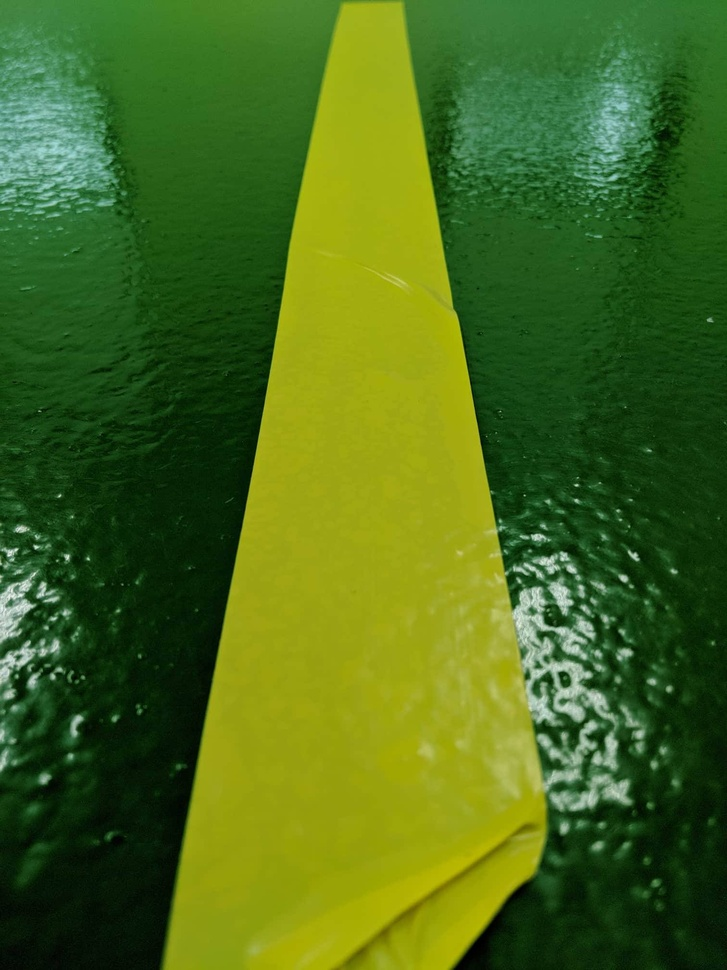
#> input picture green/2.jpg, 727 x 970 px, shrunk from 1512 x 2016 before the run
$ python Img_process.py
#> lines starting #> are read from the running program, lines starting #| are printed output that depends on the picture; after the words box and inside, x2 and y2 are one past the last pixel; in counts of white or black regions, pixels touching at a corner belong together
import cv2
import numpy as np
from matplotlib import pyplot as plt
import sys


img = cv2.imread('green/2.jpg',0)
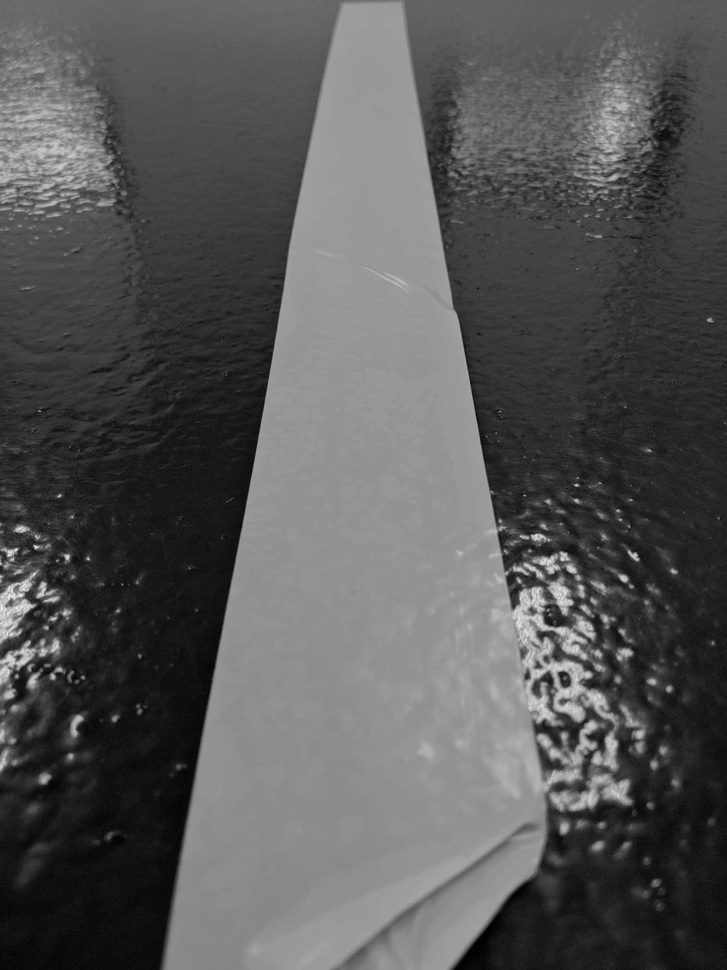
#> img: shape (970, 727); min 0, max 243, mean 86.8

#cv2.imshow('original',img)
_, th1 = cv2.threshold(img, 100, 255, cv2.THRESH_BINARY);
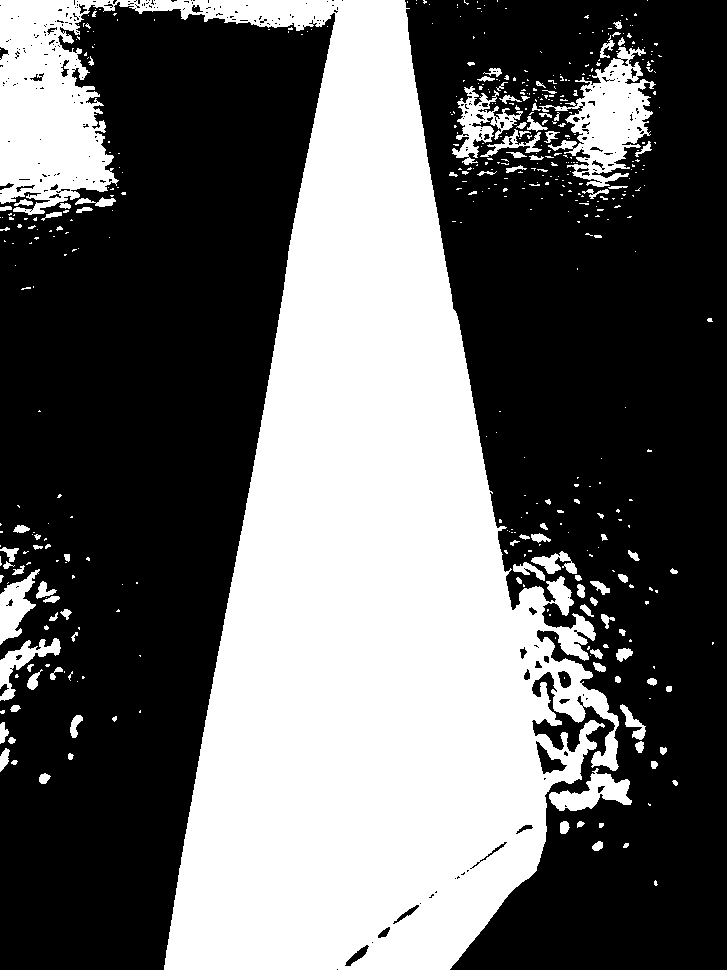
#> th1: shape (970, 727); 39.3% white; 485 white regions (379 under 20 px)

h, w = img.shape[:2]
#> h = 970; w = 727

# Determine contour of all blobs found
contours0, hierarchy = cv2.findContours( th1.copy(), cv2.RETR_TREE, cv2.CHAIN_APPROX_NONE)
#> contours0 = 808 contours, 680 with area under 20; largest, box (x1, y1, x2, y2) and area: (0, 0, 619, 970) 254628, (539, 47, 656, 187) 6623, (452, 86, 523, 165) 1742, (549, 768, 632, 811) 1557, (0, 569, 40, 645) 1361
contours = [cv2.approxPolyDP(cnt, 3, True) for cnt in contours0]
#> contours = 808 contours, 729 with area under 20; largest, box (x1, y1, x2, y2) and area: (0, 0, 619, 970) 255391, (539, 47, 656, 186) 6747, (452, 87, 523, 165) 1842, (549, 768, 631, 811) 1578, (0, 569, 40, 645) 1408

# Draw all contours
vis = np.zeros((h, w, 3), np.uint8)
cv2.drawContours( vis, contours, -1, (128,255,255), 3, 8)
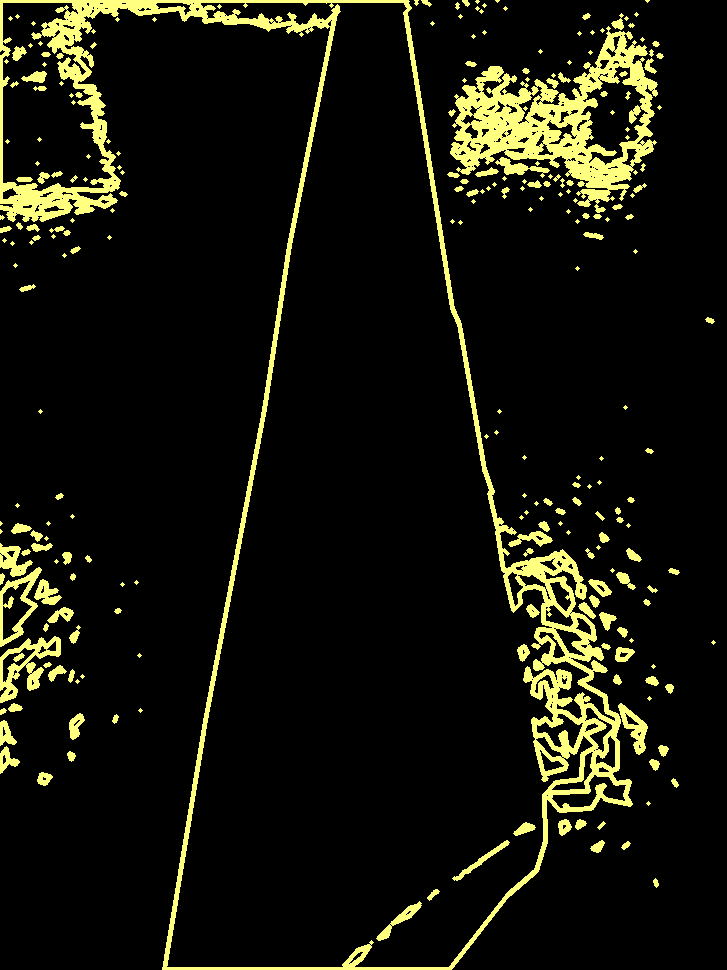
#> vis: shape (970, 727, 3); mean of channels 0, 1, 2 10.9, 21.8, 21.8; drawn as B, G, R

# Draw the contour with maximum perimeter (omitting the first contour which is outer boundary of image
# Not necessary in this case
vis2 = np.zeros((h, w, 3), np.uint8)
perimeter=[]
for cnt in contours[1:]:
    perimeter.append(cv2.arcLength(cnt,True))
#> this loop made 807 passes
#> cnt on passes 1 to 3: [[628, 843], [623, 847]], [[602, 842], [592, 848], [598, 850]], [[603, 823], [599, 827]]
#> after the loop, perimeter = 807 values, max 5145.4 at index 592, min 0 at index 5, mean 17.78
#print perimeter
#print max(perimeter)
maxindex= perimeter.index(max(perimeter))
#> maxindex = 592
#print maxindex

cv2.drawContours( vis2, contours, maxindex +1, (255,0,0), -1)
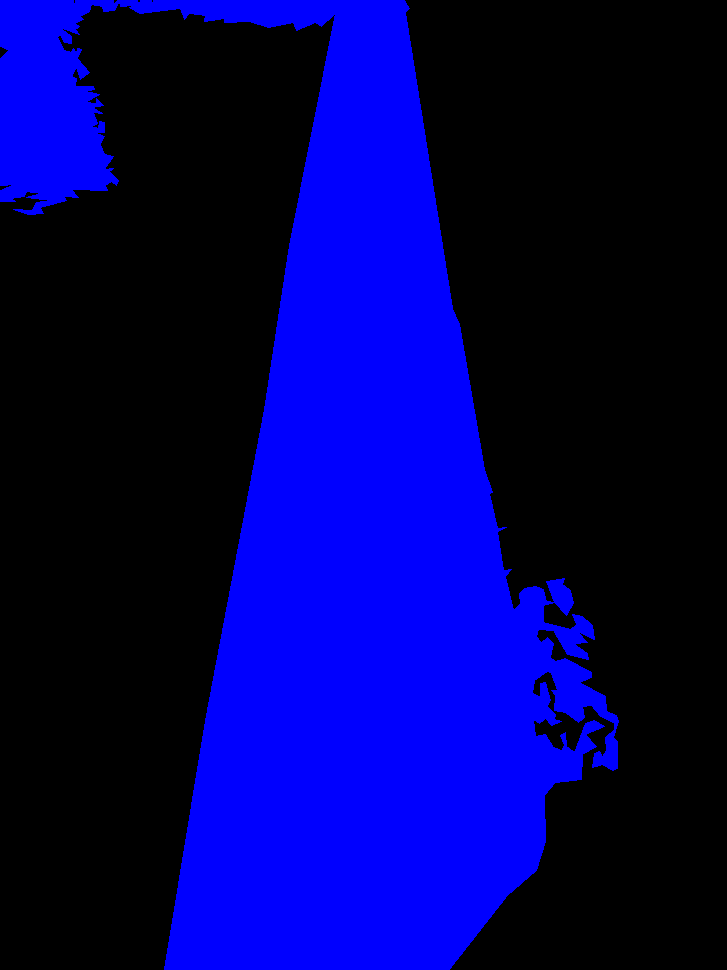
#> vis2: shape (970, 727, 3); mean of channels 0, 1, 2 93.2, 0, 0; drawn as B, G, R


# Show all images
titles = ['Original Image','Threshold','Contours', 'Result']
images=[img, th1, vis, vis2]
for i in xrange(4):
    plt.subplot(2,2,i+1)
    plt.imshow(images[i],'gray')
    plt.title(titles[i]), plt.xticks([]), plt.yticks([])
plt.show()

$ run again, with green/1.jpg copied over green/2.jpg
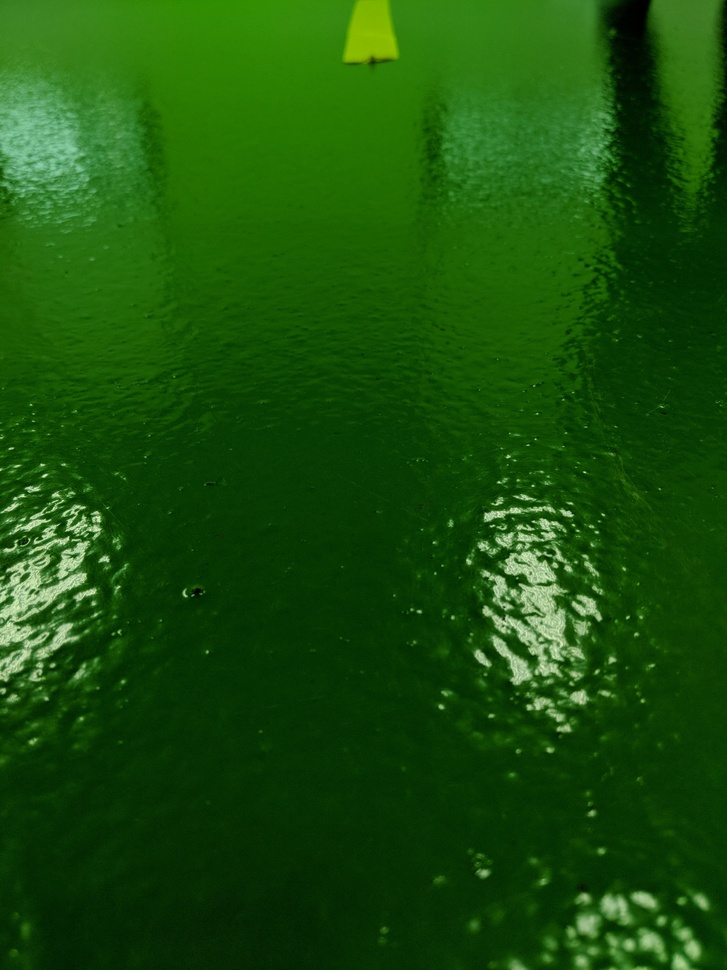
#> input picture green/1.jpg, 727 x 970 px, shrunk from 3024 x 4032 before the run
#> `_, th1 = cv2.threshold(img, 100, 255, cv2.THRESH_BINARY);`:
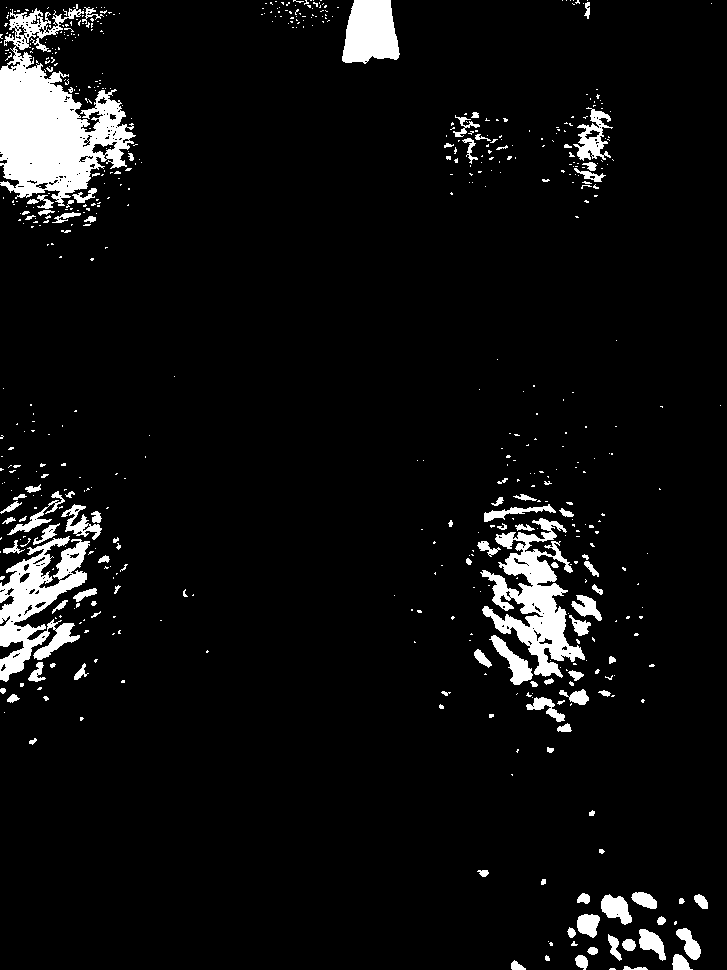
#> th1: shape (970, 727); 6.1% white; 598 white regions (491 under 20 px)
#> contours0 = 808 contours, 700 with area under 20; largest, box (x1, y1, x2, y2) and area: (0, 4, 136, 206) 13056, (480, 518, 585, 678) 6053, (0, 536, 90, 682) 5534, (342, 0, 400, 64) 2792, (573, 107, 613, 161) 841
#> contours = 808 contours, 733 with area under 20; largest, box (x1, y1, x2, y2) and area: (0, 4, 136, 206) 13420, (480, 518, 585, 678) 6190, (0, 536, 90, 682) 5647, (342, 0, 400, 64) 2765, (573, 107, 613, 160) 908
#> the loop `for cnt in contours[1:]:` made 807 passes
#> cnt on passes 1 to 3: [[623, 969], [647, 969]], [[511, 963], [512, 969], [525, 969], [514, 960]], [[578, 955], [576, 964], [585, 969], [587, 960]]
#> after the loop `for cnt in contours[1:]:`: perimeter = 807 values, max 1426.6 at index 663, min 0 at index 8, mean 13.78
#> maxindex = 663
#> `cv2.drawContours( vis2, contours, maxindex +1, (255,0,0), -1)`:
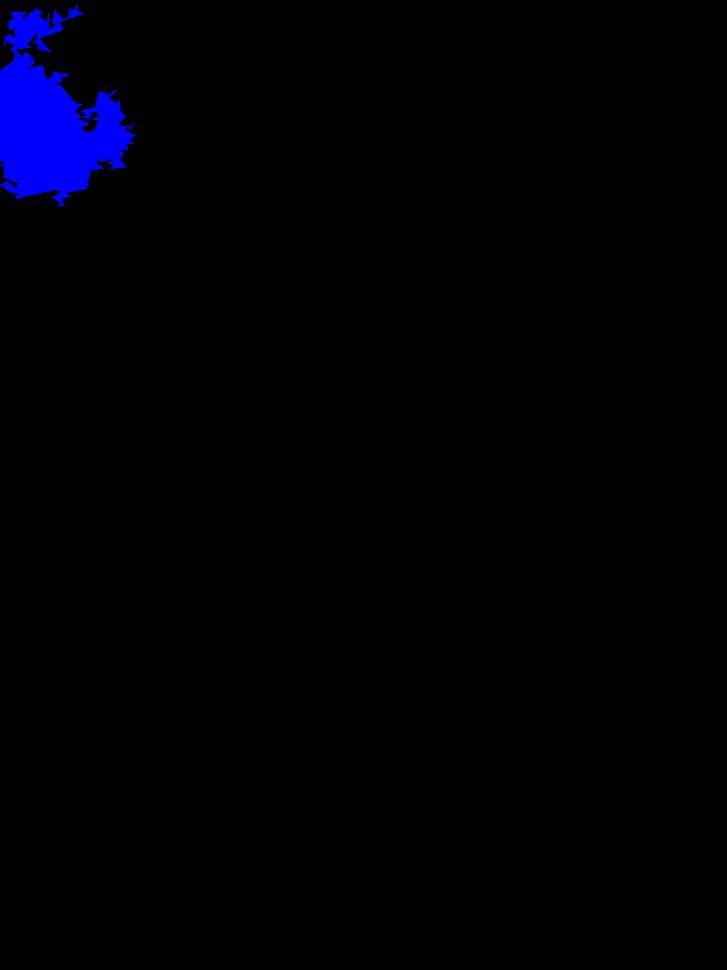
#> vis2: shape (970, 727, 3); mean of channels 0, 1, 2 5.1, 0, 0; drawn as B, G, R
